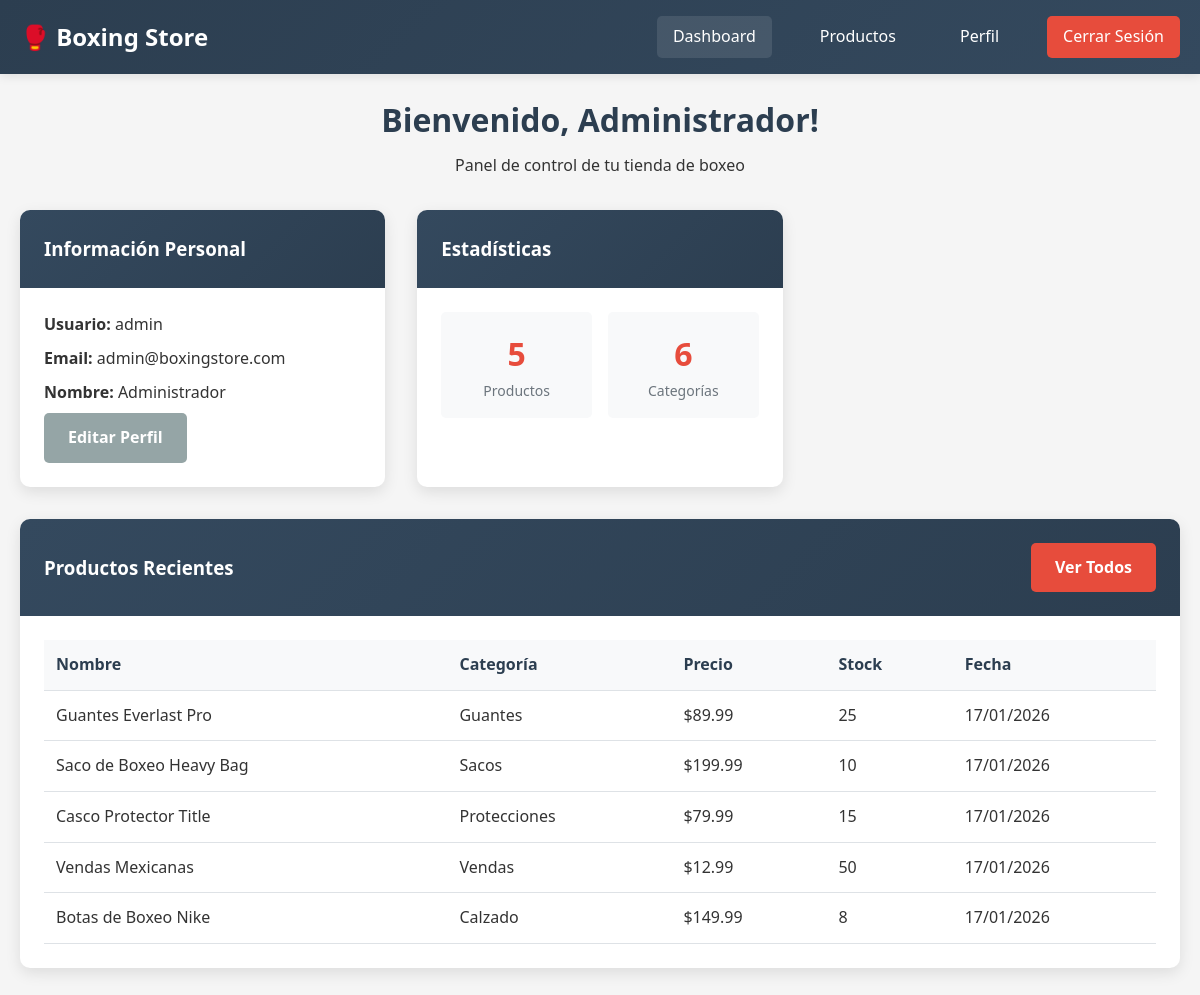
/dashboard.php (signed in), run on the app's committed database.
### tables this page shows
CREATE TABLE products (
    id INT AUTO_INCREMENT PRIMARY KEY,
    name VARCHAR(100) NOT NULL,
    description TEXT,
    price DECIMAL(10,2) NOT NULL,
    category_id INT,
    image VARCHAR(255),
    stock INT DEFAULT 0,
    user_id INT,
    created_at TIMESTAMP DEFAULT CURRENT_TIMESTAMP,
    FOREIGN KEY (category_id) REFERENCES categories(id),
    FOREIGN KEY (user_id) REFERENCES users(id) ON DELETE CASCADE
);

CREATE TABLE categories (
    id INT AUTO_INCREMENT PRIMARY KEY,
    name VARCHAR(50) NOT NULL,
    description TEXT
);

### dashboard.php (the view, shortened to what this page needs)
<?php
$database = new Database();
$db = $database->getConnection();
try {
    $stats_query = "SELECT COUNT(*) as total_products FROM products WHERE user_id = :user_id";
    $stats_stmt = $db->prepare($stats_query);
    $stats_stmt->bindParam(":user_id", $_SESSION['user_id']);
    $stats_stmt->execute();
    $stats = $stats_stmt->fetch();
    $products_query = "SELECT p.*, c.name as category_name FROM products p
                      LEFT JOIN categories c ON p.category_id = c.id
                      WHERE p.user_id = :user_id
                      ORDER BY p.created_at DESC LIMIT 5";
    $products_stmt = $db->prepare($products_query);
    $products_stmt->bindParam(":user_id", $_SESSION['user_id']);
    $products_stmt->execute();
    $recent_products = $products_stmt->fetchAll();
} catch(PDOException $exception) {
    $error_message = "Error al cargar datos.";
}
?>
<!DOCTYPE html>
<html lang="es">
<head>
    <link rel="stylesheet" href="css/styles.css">
</head>
<body>
    <nav class="navbar">
        <div class="nav-container">
            <div class="nav-brand">
                <h2>🥊 Boxing Store</h2>
            </div>
            <div class="nav-menu">
                <a href="dashboard.php" class="nav-link active">Dashboard</a>
                <a href="products.php" class="nav-link">Productos</a>
                <a href="profile.php" class="nav-link">Perfil</a>
                <a href="logout.php" class="nav-link logout">Cerrar Sesión</a>
            </div>
        </div>
    </nav>
    <div class="container">
        <div class="dashboard-header">
            <h1>Bienvenido, <?php echo htmlspecialchars($_SESSION['full_name']); ?>!</h1>
            <p>Panel de control de tu tienda de boxeo</p>
        </div>
        <div class="dashboard-grid">
            <div class="dashboard-card">
                <div class="card-header">
                    <h3>Información Personal</h3>
                </div>
                <div class="card-content">
                    <div class="user-info">
                        <p><strong>Usuario:</strong> <?php echo htmlspecialchars($_SESSION['username']); ?></p>
                        <p><strong>Email:</strong> <?php echo htmlspecialchars($_SESSION['email']); ?></p>
                        <p><strong>Nombre:</strong> <?php echo htmlspecialchars($_SESSION['full_name']); ?></p>
                    </div>
                    <a href="profile.php" class="btn btn-secondary">Editar Perfil</a>
                </div>
            </div>
            <div class="dashboard-card">
                <div class="card-header">
                    <h3>Estadísticas</h3>
                </div>
                <div class="card-content">
                    <div class="stats-grid">
                        <div class="stat-item">
                            <div class="stat-number"><?php echo $stats['total_products']; ?></div>
                            <div class="stat-label">Productos</div>
                        </div>
                        <div class="stat-item">
                            <div class="stat-number">6</div>
                            <div class="stat-label">Categorías</div>
                        </div>
                    </div>
                </div>
            </div>
            <div class="dashboard-card full-width">
                <div class="card-header">
                    <h3>Productos Recientes</h3>
                    <a href="products.php" class="btn btn-primary">Ver Todos</a>
                </div>
                <div class="card-content">
                    <?php if (count($recent_products) > 0): ?>
                        <div class="products-table">
                            <table>
                                <thead>
                                    <tr>
                                        <th>Nombre</th>
                                        <th>Categoría</th>
                                        <th>Precio</th>
                                        <th>Stock</th>
                                        <th>Fecha</th>
                                    </tr>
                                </thead>
                                <tbody>
                                    <?php foreach ($recent_products as $product): ?>
                                        <tr>
                                            <td><?php echo htmlspecialchars($product['name']); ?></td>
                                            <td><?php echo htmlspecialchars($product['category_name']); ?></td>
                                            <td>$<?php echo number_format($product['price'], 2); ?></td>
                                            <td><?php echo $product['stock']; ?></td>
                                            <td><?php echo date('d/m/Y', strtotime($product['created_at'])); ?></td>
                                        </tr>
                                    <?php endforeach; ?>
                                </tbody>
                            </table>
                        </div>
                    <?php else: ?>
                        <p class="no-data">No tienes productos registrados aún.</p>
                        <a href="products.php" class="btn btn-primary">Agregar Producto</a>
                    <?php endif; ?>
                </div>
            </div>
        </div>
    </div>
</body>
</html>

### css/styles.css (style rules this page uses)
* { margin: 0; padding: 0; box-sizing: border-box; }
body { font-family: "Segoe UI", Tahoma, Geneva, Verdana, sans-serif; line-height: 1.6; color: #333; background-color: #f5f5f5; }
.container { max-width: 1200px; margin: 0 auto; padding: 20px; }
.navbar { background: linear-gradient(135deg, #2c3e50, #34495e); color: white; padding: 1rem 0; box-shadow: 0 2px 10px rgba(0, 0, 0, 0.1); }
.nav-container { max-width: 1200px; margin: 0 auto; padding: 0 20px; display: flex; justify-content: space-between; align-items: center; }
.nav-brand h2 { font-size: 1.5rem; font-weight: bold; }
.nav-menu { display: flex; gap: 2rem; }
.nav-link { color: white; text-decoration: none; padding: 0.5rem 1rem; border-radius: 5px; transition: background-color 0.3s ease; }
.nav-link:hover, .nav-link.active { background-color: rgba(255, 255, 255, 0.1); }
.nav-link.logout { background-color: #e74c3c; }
.btn { display: inline-block; padding: 0.75rem 1.5rem; border: none; border-radius: 5px; font-size: 1rem; font-weight: 600; text-decoration: none; text-align: center; cursor: pointer; transition: all 0.3s ease; }
.btn-primary { background-color: #e74c3c; color: white; }
.btn-secondary { background-color: #95a5a6; color: white; }
.dashboard-header { text-align: center; margin-bottom: 2rem; }
.dashboard-header h1 { color: #2c3e50; margin-bottom: 0.5rem; }
.dashboard-grid { display: grid; grid-template-columns: repeat(auto-fit, minmax(300px, 1fr)); gap: 2rem; margin-bottom: 2rem; }
.dashboard-card { background: white; border-radius: 10px; box-shadow: 0 5px 15px rgba(0, 0, 0, 0.1); overflow: hidden; }
.dashboard-card.full-width { grid-column: 1 / -1; }
.card-header { background: linear-gradient(135deg, #34495e, #2c3e50); color: white; padding: 1.5rem; display: flex; justify-content: space-between; align-items: center; }
.card-header h3 { margin: 0; }
.card-content { padding: 1.5rem; }
.user-info p { margin-bottom: 0.5rem; }
.stats-grid { display: grid; grid-template-columns: repeat(auto-fit, minmax(120px, 1fr)); gap: 1rem; }
.stat-item { text-align: center; padding: 1rem; background: #f8f9fa; border-radius: 5px; }
.stat-number { font-size: 2rem; font-weight: bold; color: #e74c3c; }
.stat-label { color: #6c757d; font-size: 0.875rem; }
.products-table { overflow-x: auto; }
.products-table table { width: 100%; border-collapse: collapse; }
.products-table th, .products-table td { padding: 0.75rem; text-align: left; border-bottom: 1px solid #dee2e6; }
.products-table th { background-color: #f8f9fa; font-weight: 600; color: #2c3e50; }
.nav-link, .btn { transition: all 0.3s ease; }

### data on the page
products: name "Guantes Everlast Pro", category.name "Guantes", price "89.99", stock "25", created_at "17/01/2026"
products: name "Saco de Boxeo Heavy Bag", category.name "Sacos", price "199.99", stock "10", created_at "17/01/2026"
products: name "Casco Protector Title", category.name "Protecciones", price "79.99", stock "15", created_at "17/01/2026"
products: name "Vendas Mexicanas", category.name "Vendas", price "12.99", stock "50", created_at "17/01/2026"
products: name "Botas de Boxeo Nike", category.name "Calzado", price "149.99", stock "8", created_at "17/01/2026"

### other printed values
$_SESSION['full_name'] "Administrador"
$_SESSION['username'] "admin"
$_SESSION['email'] "admin@boxingstore.com"
$stats['total_products'] "5"
